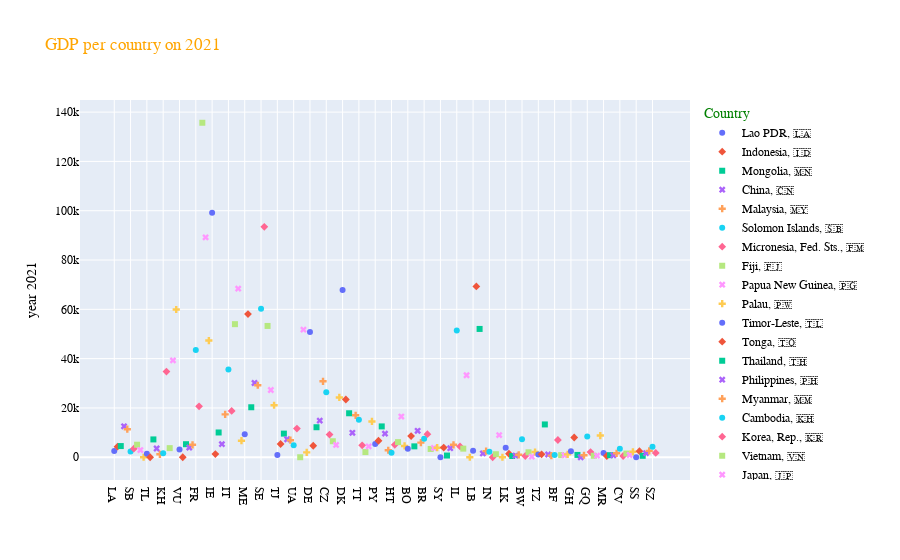

The code cell stored with this chart in its notebook:
### Code cell
fig = px.scatter(MainFrame, x='2alphaCode', y='2021',
           color='Country Name',
           symbol='flag',
           title='GDP per country on 2021')

fig.update_layout(
    xaxis_title="",
    yaxis_title="year 2021",
    font_family="Arial",
    font_color="black",
    title_font_family="Arial",
    title_font_color="orange",
    legend_title='Country',
    legend_title_font_color="green")
fig
